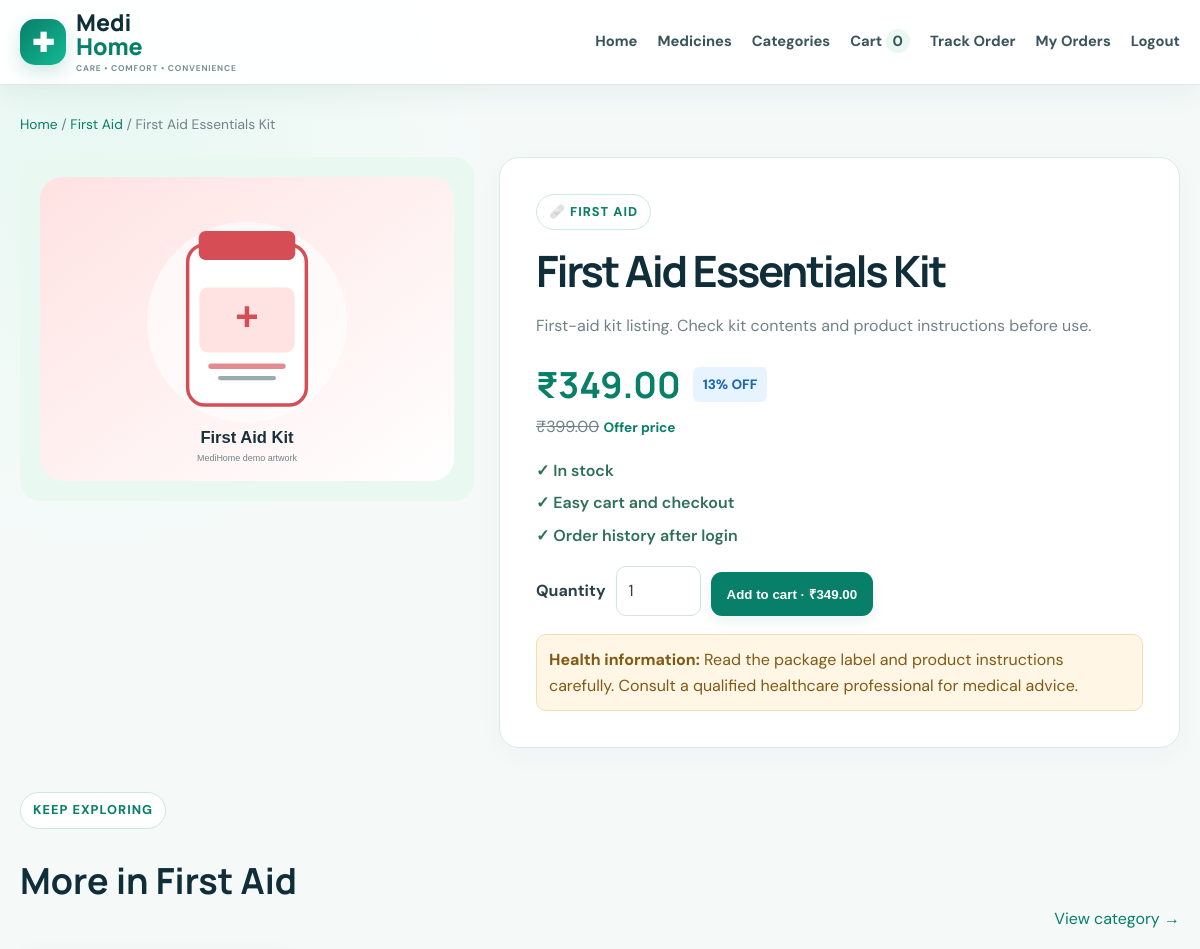
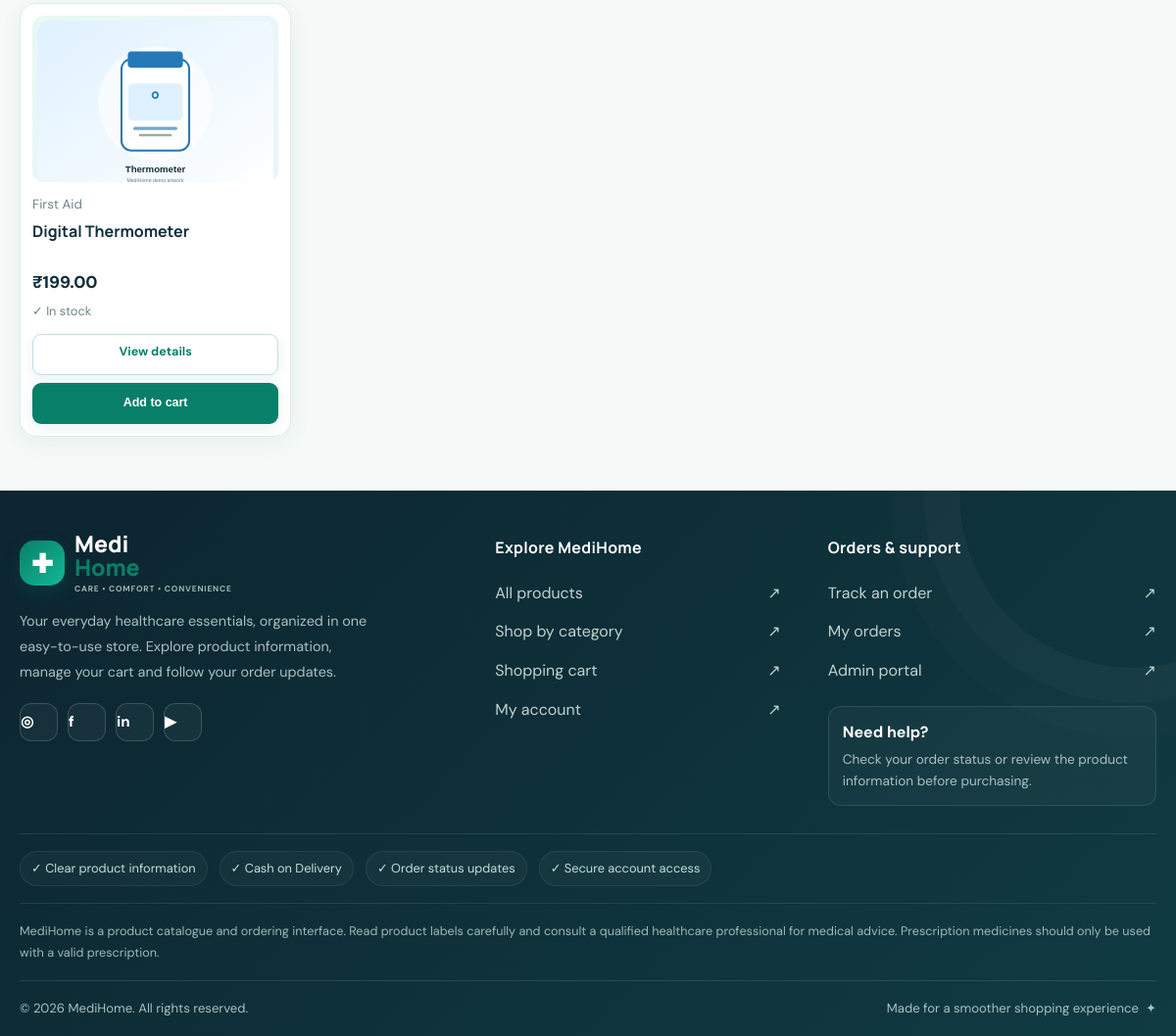
/product.php?id=3 (signed in), run on the app's committed database (2 pictures, top to bottom).
### tables this page shows
CREATE TABLE medicines(id INT AUTO_INCREMENT PRIMARY KEY,category_id INT NOT NULL,name VARCHAR(180) NOT NULL,description TEXT,price DECIMAL(10,2) NOT NULL,old_price DECIMAL(10,2),stock INT NOT NULL DEFAULT 0,image_url VARCHAR(500),prescription_required TINYINT(1) NOT NULL DEFAULT 0,is_featured TINYINT(1) NOT NULL DEFAULT 0,expiry_date DATE,created_at TIMESTAMP DEFAULT CURRENT_TIMESTAMP,FOREIGN KEY(category_id) REFERENCES categories(id));

CREATE TABLE categories(id INT AUTO_INCREMENT PRIMARY KEY,name VARCHAR(100) UNIQUE NOT NULL,icon VARCHAR(20) NOT NULL DEFAULT '💊');

### config.php (called while the page is built, shortened)
<?php
function e($v): string { return htmlspecialchars((string)($v??''),ENT_QUOTES,'UTF-8'); }
function money($v): string { return '₹'.number_format((float)$v,2); }

### product.php (the view)
<?php require 'config.php';$id=(int)($_GET['id']??0);$s=$pdo->prepare('SELECT m.*,c.name category_name,c.icon FROM medicines m JOIN categories c ON c.id=m.category_id WHERE m.id=?');$s->execute([$id]);$p=$s->fetch();if(!$p){http_response_code(404);$title='Not found';require 'includes/header.php';echo '<div class="empty"><h2>Product not found</h2><a class="btn" href="/MediHome/medicines.php">Back to catalog</a></div>';require 'includes/footer.php';exit;}$related=$pdo->prepare('SELECT m.*,c.name category_name FROM medicines m JOIN categories c ON c.id=m.category_id WHERE m.category_id=? AND m.id<>? LIMIT 4');$related->execute([$p['category_id'],$id]);$relatedProducts=$related->fetchAll();$discount=(!empty($p['old_price'])&&(float)$p['old_price']>(float)$p['price'])?round((1-(float)$p['price']/(float)$p['old_price'])*100):0;$title=$p['name'].' | MediHome';require 'includes/header.php';?>
<div class="breadcrumbs"><a href="/MediHome/">Home</a> / <a href="/MediHome/category.php?id=<?=(int)$p['category_id']?>"><?=e($p['category_name'])?></a> / <?=e($p['name'])?></div><div class="detailgrid product-detail"><div class="detailart"><?php if($p['image_url']):?><img src="<?=e($p['image_url'])?>" alt="<?=e($p['name'])?>"><?php else:?>💊<?php endif;?></div><div class="detail"><span class="eyebrow"><?=e($p['icon'].' '.$p['category_name'])?></span><h1 class="product-detail-title"><?=e($p['name'])?></h1><p><?=e($p['description'])?></p><div class="detail-price-row"><h2><?=money($p['price'])?></h2><?php if($discount):?><span class="offer-badge large"><?=$discount?>% OFF</span><?php endif;?></div><?php if(!empty($p['old_price'])):?><p class="detail-old-price"><del><?=money($p['old_price'])?></del> <span>Offer price</span></p><?php endif;?><div class="detail-points"><span>✓ <?= (int)$p['stock']>0?'In stock':'Currently unavailable'?></span><span>✓ Easy cart and checkout</span><span>✓ Order history after login</span></div><?php if($p['prescription_required']):?><div class="notice">Prescription-required demo flag. Real pharmacies must verify valid prescriptions before dispensing.</div><?php endif;?><?php if((int)$p['stock']>0):?><form class="detail-add" method="post" action="/MediHome/cart.php"><input type="hidden" name="action" value="add"><input type="hidden" name="medicine_id" value="<?=(int)$p['id']?>"><label for="quantity">Quantity</label><input id="quantity" class="input" type="number" name="quantity" min="1" max="<?=(int)$p['stock']?>" value="1"><button class="btn" type="submit">Add to cart · <?=money($p['price'])?></button></form><?php endif;?><div class="notice product-note"><strong>Health information:</strong> Read the package label and product instructions carefully. Consult a qualified healthcare professional for medical advice.</div></div></div>
<section class="section"><div class="sectionhead"><div><span class="eyebrow">Keep exploring</span><h2>More in <?=e($p['category_name'])?></h2></div><a href="/MediHome/category.php?id=<?=(int)$p['category_id']?>">View category →</a></div><?php if($relatedProducts):?><div class="products"><?php foreach($relatedProducts as $p) require 'includes/card.php';?></div><?php else:?><p>More products will appear here as the catalog grows.</p><?php endif;?></section><?php require 'includes/footer.php';?>

### includes/card.php (shortened to what this page needs)
<article class="product"><a class="product-img" href="/MediHome/product.php?id=<?=(int)$p['id']?>"><?php if(!empty($p['image_url'])):?><img src="<?=e($p['image_url'])?>" alt="<?=e($p['name'])?>"><?php else:?>💊<?php endif;?></a><small class="product-category"><?=e($p['category_name']??'Healthcare')?></small><h3><a href="/MediHome/product.php?id=<?=(int)$p['id']?>"><?=e($p['name'])?></a></h3><div class="product-price-row"><span class="price"><?=money($p['price'])?></span></div><p class="stock"><?=((int)$p['stock']>0)?'✓ In stock':'Out of stock'?></p><div class="actions"><a class="btn ghost" href="/MediHome/product.php?id=<?=(int)$p['id']?>">View details</a><?php if((int)$p['stock']>0):?><form method="post" action="/MediHome/cart.php"><button class="btn" type="submit">Add to cart</button></form><?php else:?><button class="btn" disabled>Unavailable</button><?php endif;?></div></article>

### data on the page
medicines: category.name "First Aid", name "First Aid Essentials Kit", image_url (picture), category.name "🩹 FIRST AID", description "First-aid kit listing. Check kit contents and product instructions before use.", price "₹349.00", discount "13", old_price "₹399.00"
medicines: image_url (picture), category.name "First Aid", name "Digital Thermometer", price "₹199.00", stock "✓ In stock"

### other printed values
count_cart() "0"
